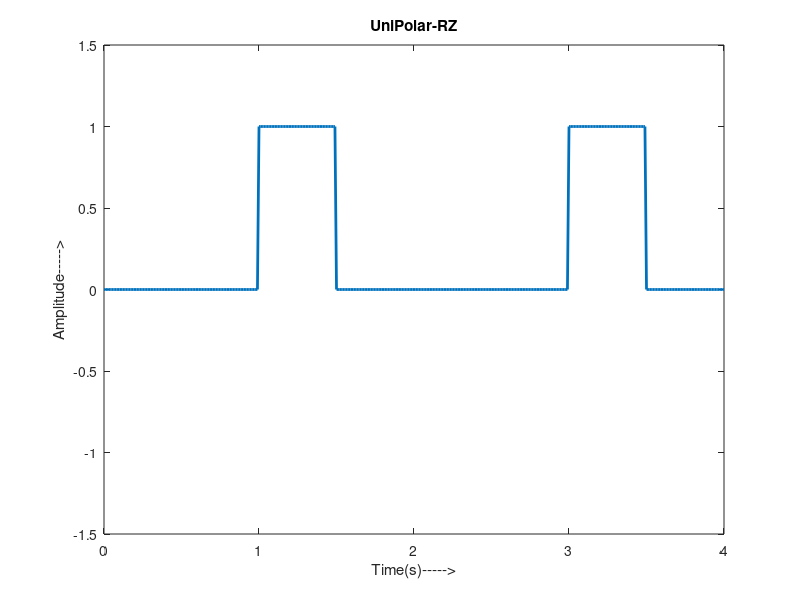

The MATLAB source for this figure:
clc;clear all;close all;

n = [0 1 0 1];
N = length(n);
t = 0:0.01:N;
x = 1:1:(N+1)*100;

for i = 1:N
    for j = i:.1:i+1
       if n(i)==1
           bw(x(i*100:(i*100)+50))=1;
           bw(x((i*100)+50:(i+1)*100))=0;
       else
           bw(x(i*100:(i+1)*100))=0;
       end
    end
end
bw = bw(100:end);

plot(t,bw,'Linewidth',2)
axis([0 N -1.5 1.5]);
%grid on;
title('UniPolar-RZ');
xlabel('Time(s)----->');
ylabel('Amplitude----->');